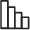

Source code (Python):
# -- coding: utf-8 --
"""
Created on Mon Jun 20 20:35:58 2022

@author: ACER PC
"""

from tkinter import *
from tkinter import ttk
import pandas as pd
import seaborn as sns
import matplotlib.pyplot as plt
import numpy as np
from PIL import Image, ImageTk
import os

ListaGraf = ["De Barras Contadora", "Dispersion", "Histograma", "Histogramas con graficas de distribucion"]

Cancer = {"ID": "id",
          "Diagnostico": "diagnosis",
          "Radio Promedio": "radius_mean",
          "Textura Promedio": "texture_mean",
          "Perimetro Promedio": "perimeter_mean",
          "Area Promedio": "area_mean",
          "Suavidad Promedio": "smoothness_mean",
          "Compactado Promedio": "compactness_mean",
          "Concavidad Promedio": "concavity_mean",
          "Promedio de los Puntos concavos": "concave points mean",
          "Simetria Promedio": "symmetry_mean",
          "Promedios de Fractales": "fractal_dimension_mean",
          "Radio": "radius_se",
          "Textura": "texture",
          "Perimetro": "perimeter_se",
          "Area": "area-se",
          "Suavidad": "smoothness_se",
          "Compactado": "compactness_se",
          "Concavidad": "concavity_se",
          "Puntos Concavos": "concave points_se",
          "Simetria": "symmetry_se",
          "Fractales": "fractal_dimension_se",
          "Peor Radio": "radius_worst",
          "Peor Textura": "texture_worst",
          "Peor Perimetro": "perimeter_worst",
          "Peor Area": "area_worst",
          "Peor Suavidad": "smoothness_worst",
          "Peor Compactado": "compactness_worst",
          "Peor Concavidad": "concavity_worst",
          "Peores Puntos Concavos": "concave points_worst",
          "Peor Simetria": "symmetry_worst",
          "Peores Fractales": "fractal_dimension_worst"
          }

Diabetes = {

    "Embarazos": "Pregnancies",
    "Glucosa": "Glucose",
    "Presion Sanguinea": "BloodPressure",
    "Grosor de la Piel": "SkinThickness",
    "Insulina": "Insulin",
    "BMI": "BMI",
    "Grado de la Diabetes": "DiabetesPedigreeFunction",
    "Edad": "Age",
    "Resultado": "Outcome"
                 ""
}

Vino = {
    "Acidez Arreglada": "fixed acidity",
    "Acidez Volatil": "volatile acidity",
    "Acido Citrico": "citric acid",
    "Azucar Residual": "residual sugar",
    "Cloridos": "chlorides",
    "Libre de Acido Sulfurico": "free sulfur dioxide",
    "Total de Acido Sulfurico": "total sulfur dioxide",
    "Densidad": "density",
    "pH": "pH",
    "Sulfatos": "sulphates",
    "Alcohol": "alcohol",
    "Calidad": "quality",
    "Id": "Id"

}

Iris = {"Id": "Id",
        "Largo del Sepalo": "SepalLengthCm",
        "Ancho del Sepalo": "SepalWidthCm",
        "Largo del Petalo": "PetalLengthCm",
        "Ancho del Petalo": "PetalWidthCm",
        "Especies": "Species"}

CSV = {"Cancer": "data.csv",
       "Iris": "iris.csv",
       "Vino": "WineQT.csv",
       "Diabetes": "diabetes.csv"}


def main():
    window = Tk()
    window.title("Graficadora")
    window.geometry("300x500")
    lbltitulo = Label(window, text="Graficadora", font=("Times", 40))
    lbltitulo.place(x=35, y=0)
    lblcsv = Label(window, text="Elige la Base de datos", font=("Times", 10))
    lblcsv.place(x=70, y=100)
    comboboxcsv = ttk.Combobox(window, values=list(CSV.keys()))
    comboboxcsv.place(x=70, y=120)
    lblgrafica = Label(window, text="¿Que tipo de grafica quieres hacer?")
    lblgrafica.place(x=70, y=150)
    comboboxgrafica = ttk.Combobox(window, values=ListaGraf)
    comboboxgrafica.place(x=70, y=170)

    def graficar():
        if comboboxcsv.get() in list(CSV.keys()):
            archivo = comboboxcsv.get()
            df = pd.read_csv(CSV[archivo])

            if CSV[archivo] == "iris.csv": diccionario = Iris
            if CSV[archivo] == "data.csv": diccionario = Cancer
            if CSV[archivo] == "WineQT.csv": diccionario = Vino
            if CSV[archivo] == "diabetes.csv": diccionario = Diabetes

            graficadora = Tk()
            graficadora.title("Graficar")
            graficadora.geometry("500x500")
            lblgraficar = Label(graficadora, text="Graficadora", font=("Times", 40))
            lblgraficar.place(x=120, y=0)
            grafica = comboboxgrafica.get()
            if grafica == "Dispersion":
                lblcolorificar = Label(graficadora, text="Colorificar", font=("Times", 10))
                lblcolorificar.place(x=170, y=100)
                comboboxcolor = ttk.Combobox(graficadora, values=list(diccionario.keys()))
                comboboxcolor.place(x=170, y=120)
                lblejex = Label(graficadora, text="Eje X", font=("Times", 10))
                lblejex.place(x=170, y=160)
                comboboxejex = ttk.Combobox(graficadora, values=list(diccionario.keys()))
                comboboxejex.place(x=170, y=180)
                lblejey = Label(graficadora, text="Eje Y", font=("Times", 10))
                lblejey.place(x=170, y=210)
                comboboxejey = ttk.Combobox(graficadora, values=list(diccionario.keys()))
                comboboxejey.place(x=170, y=230)
            elif grafica in ListaGraf:
                lblcolorificar = Label(graficadora, text="Colorificar", font=("Times", 10))
                lblcolorificar.place(x=170, y=100)
                comboboxcolor = ttk.Combobox(graficadora, values=list(diccionario.keys()), validate="focusout")
                comboboxcolor.place(x=170, y=120)
                lblvalor = Label(graficadora, text="Valor", font=("Times", 10))
                lblvalor.place(x=170, y=160)
                combobovalor = ttk.Combobox(graficadora, values=list(diccionario.keys()))
                combobovalor.place(x=170, y=180)

            def grafico():
                if grafica == "Dispersion":
                    Color = comboboxcolor.get()
                    Ejex = comboboxejex.get()
                    Ejey = comboboxejey.get()
                    sns.scatterplot(x=diccionario[Ejex], y=diccionario[Ejey], hue=diccionario[Color], data=df)
                    plt.savefig('plot.png')

                elif grafica == "De Barras Contadora":
                    Valor = combobovalor.get()
                    sns.countplot(x=diccionario[Valor], data=df)
                    plt.savefig('plot.png')
                elif grafica == "Histograma":
                    Valor = combobovalor.get()
                    fig, axes = plt.subplots(1, 1, figsize=(6, 6))
                    b = round(1 + np.log2(150))
                    axes.set_title("Grafica")
                    axes.hist(df[diccionario[Valor]], bins=b)
                    plt.savefig('plot.png')

                elif grafica == "Histogramas con graficas de distribucion":

                    Valor = combobovalor.get()
                    Color = comboboxcolor.get()
                    plot = sns.FacetGrid(df, hue=diccionario[Color])
                    plot.map(sns.histplot, diccionario[Valor]).add_legend()
                    plt.savefig('plot.png')

                plot = Toplevel()
                plot.title('Plot')
                plot.geometry("500x350")
                image = Image.open("plot.png")
                resize_image = image.resize((500, 350))
                img = ImageTk.PhotoImage(resize_image)
                sel_img = Label(plot, image=img, bg="black")
                sel_img.image = img
                sel_img.pack()
                os.remove('plot.png')
                plot.mainloop()

            btngrafica = Button(graficadora, text="Graficar", command=grafico)
            btngrafica.place(x=210, y=270)

            graficadora.mainloop()

    btngraficar = Button(window, text="Graficar", command=graficar)
    btngraficar.place(x=90, y=250)

    def informacion():
        info = Tk()
        info.title("Informacion")
        info.geometry("300x400")
        lbltitulo = Label(info, text="Informacion", font=("Times", 40))
        lbltitulo.place(x=40, y=0)

        def que_es_analisis():
            anal = Tk()
            anal.title("¿Qué es el Analisis de Datos")
            anal.geometry("300x400")

            anal.mainloop()

        info.mainloop()

    window.mainloop()


if __name__ == "__main__":
    main()
